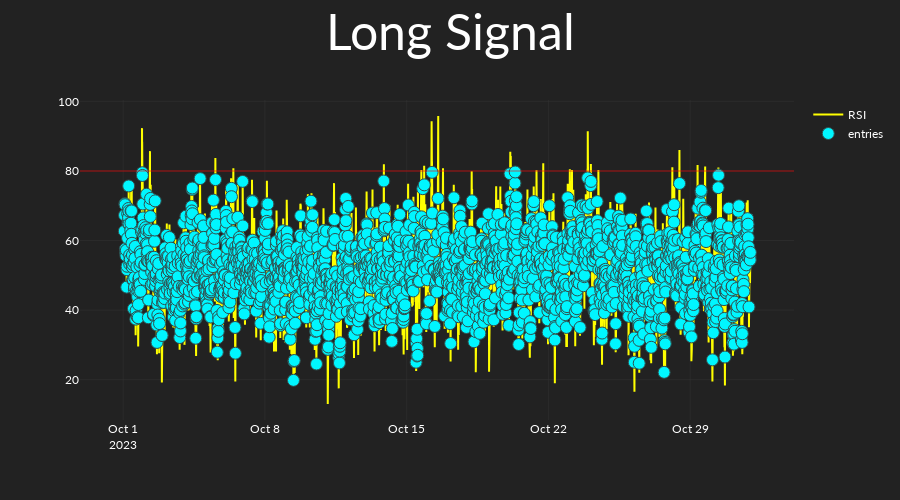
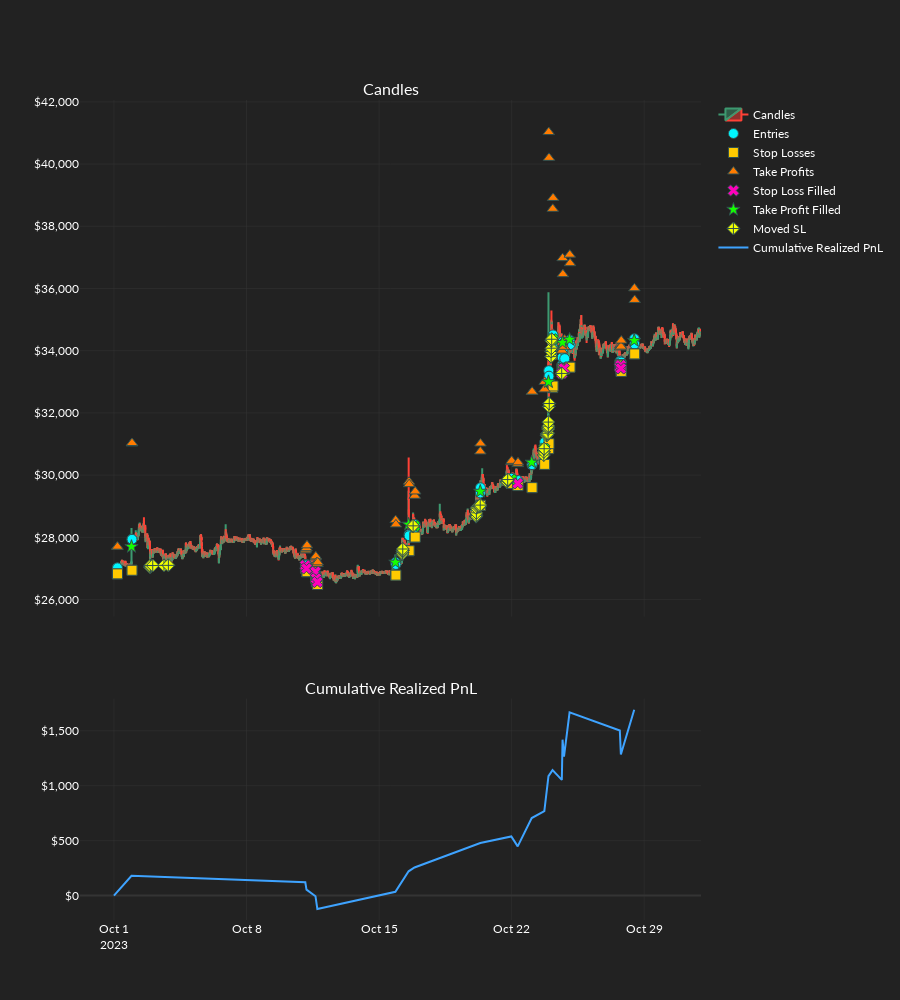

These figures' notebook cell, in order:
### Code cell
candles = dl_ex_candles(
    exchange="mufex",
    symbol="BTCUSDT",
    timeframe="5m",
    since_datetime=datetime(2023, 10, 1),
    until_datetime=datetime(2023, 11, 1),
)

backtest_results = or_backtest(
    candles=candles,
    exchange_settings_tuple=exchange_settings_tuple,
    static_os_tuple=static_os_tuple,
    strategy=long_strat,
    set_idx=435,
    disable_logger=False,
    plot_results=True,
)
